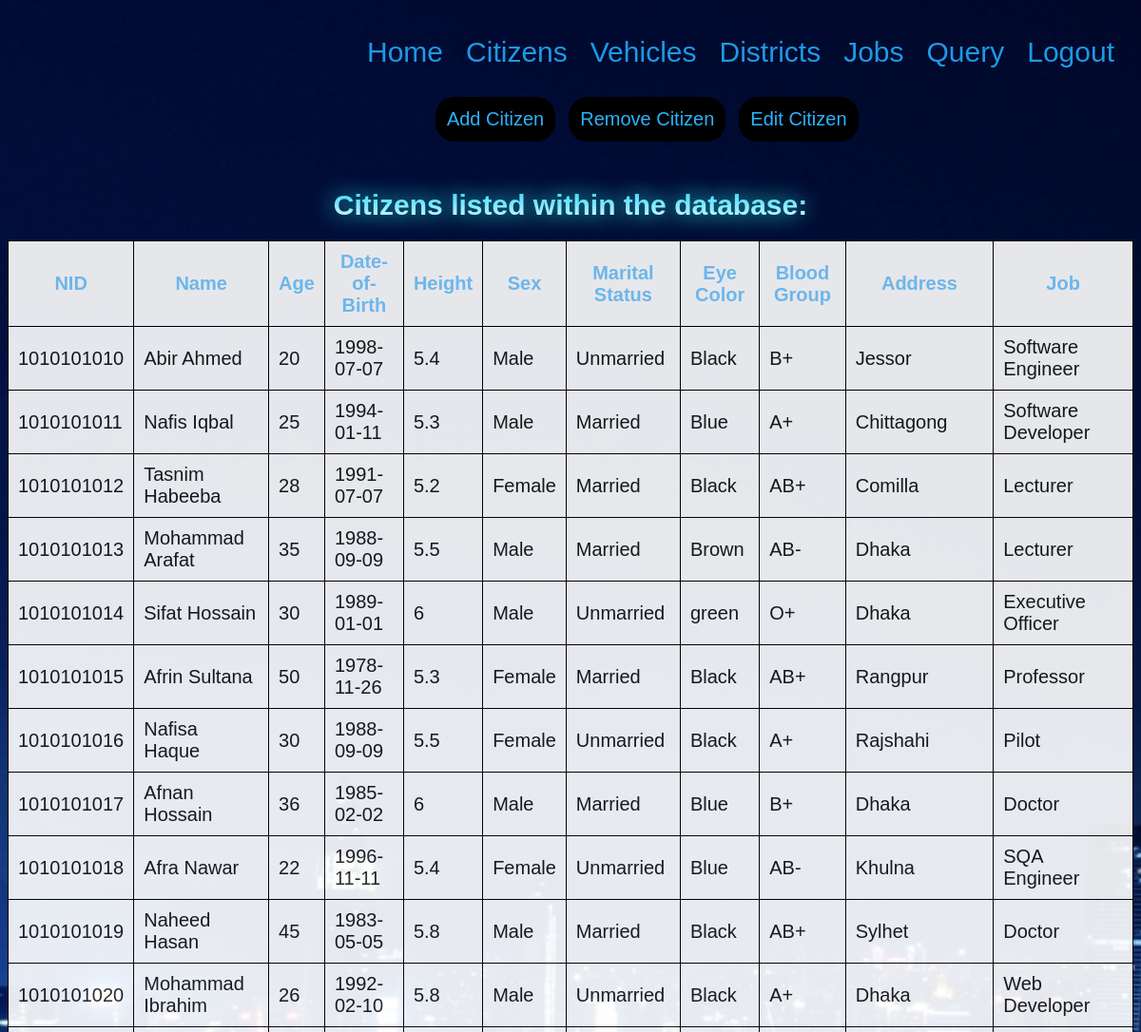
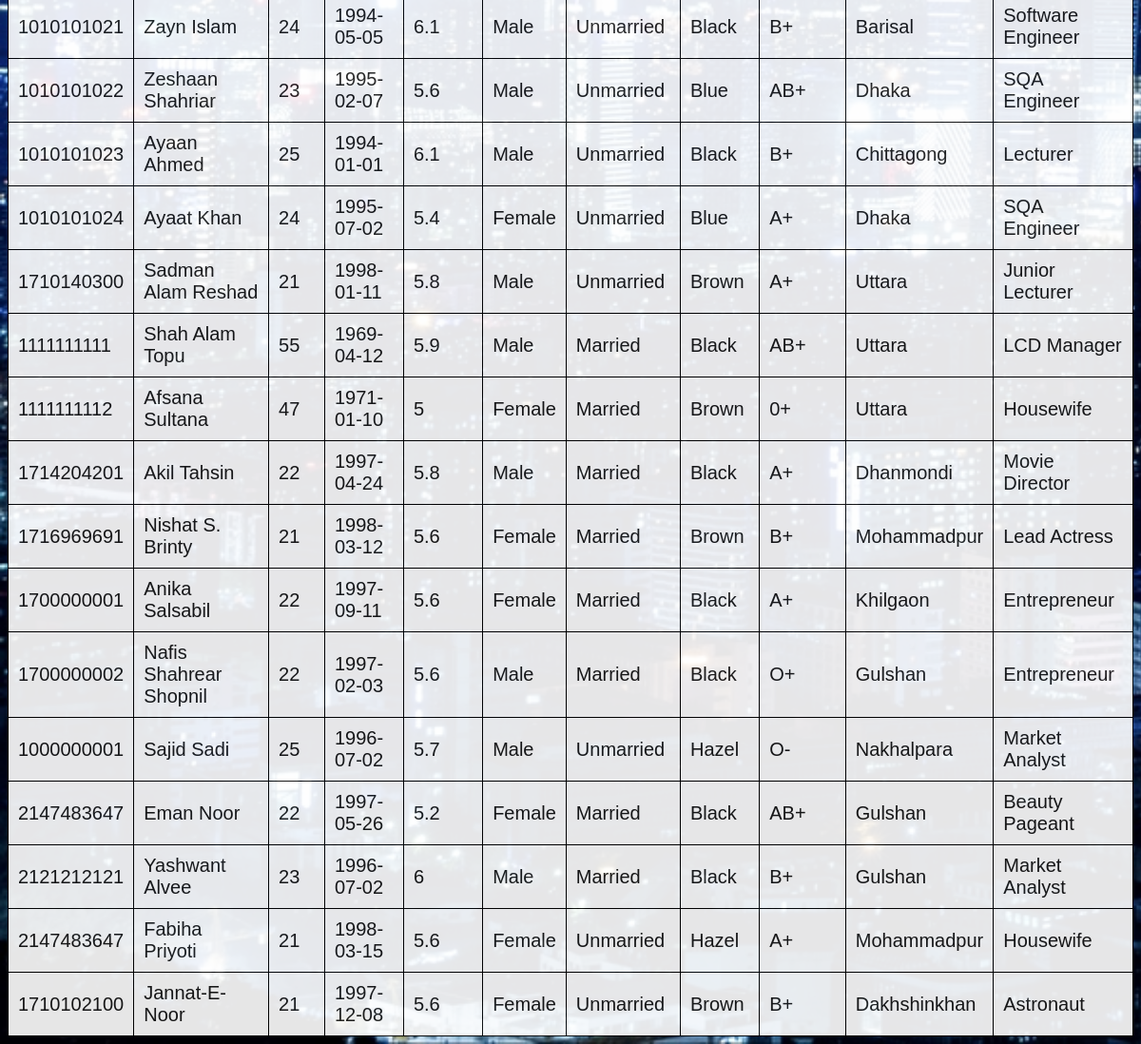
The page /ncdb/citizens.php on the database its author committed (2 pictures, top to bottom).
### tables this page shows
CREATE TABLE `citizens` (
  `id` int(10) NOT NULL,
  `name` varchar(50) NOT NULL,
  `age` int(11) NOT NULL,
  `dob` date NOT NULL,
  `height` double NOT NULL,
  `sex` varchar(10) NOT NULL,
  `ms` varchar(10) NOT NULL,
  `ecolour` varchar(15) NOT NULL,
  `bg` varchar(5) NOT NULL,
  `dname` varchar(50) NOT NULL,
  `jname` varchar(50) NOT NULL
);

### ncdb/citizens.php (the view, shortened to what this page needs)
<html lang="en">
<head>
</head>
<body>
    <ul>
        <li><a href="home.php">Home</a></li>
        <li><a href="citizens.php">Citizens</a></li>
        <li><a href="vehicles.php">Vehicles</a></li>
        <li><a href="districts.php">Districts</a></li>
        <li><a href="jobs.php">Jobs</a></li>
        <li><a href="custom.php">Query</a></li>
        <li><a href="index.php" class="burn">Logout</a></li>
    </ul>
    <button style="margin-left:38%;" class="but" onclick="window.location.href='add.php';">Add Citizen</button>
    <button class="but" onclick="window.location.href='remove.php';">Remove Citizen</button>
    <button class="but" onclick="window.location.href='edit.php';">Edit Citizen</button>
    <h1>
        Citizens listed within the database:
    </h1>
    <?php
    require_once("dbconnect.php");
    $sql = "SELECT * FROM citizens";
    $result = mysqli_query($conn,$sql);
    if(mysqli_num_rows($result)!=0){
        ?>
        <table align="center" class=tab>
        <tr style="color: rgb(107, 196, 255)">
            <th>NID</th>
            <th>Name</th>
            <th>Age</th>
            <th>Date-of-Birth</th>
            <th>Height</th>
            <th>Sex</th>
            <th>Marital Status</th>
            <th>Eye Color</th>
            <th>Blood Group</th>
            <th>Address</th>
            <th>Job</th>
        </tr>
    <?php
        while($row = mysqli_fetch_array($result)){
    ?>
        <tr>
            <td><?php echo $row[0] ?></td>
            <td><?php echo $row[1] ?></td>
            <td><?php echo $row[2] ?></td>
            <td><?php echo $row[3] ?></td>
            <td><?php echo $row[4] ?></td>
            <td><?php echo $row[5] ?></td>
            <td><?php echo $row[6] ?></td>
            <td><?php echo $row[7] ?></td>
            <td><?php echo $row[8] ?></td>
            <td><?php echo $row[9] ?></td>
            <td><?php echo $row[10] ?></td>
        </tr>
    <?php
        }
    }
    ?>
    </table>
</body>
</html>

### ncdb/citizens.php (style rules this page uses)
ul { margin:0px; padding:30px 20px; list-style-type: none; text-align: right; }
li { display: inline; margin-left:20px; font-size: 30px; }
a { color:rgb(28, 154, 228); text-decoration: none; transition: all 0.2s ease-in-out; font-family: Arial, Helvetica, sans-serif; }
body { background-image: url("welcome1.jpg"); -moz-background-size: cover; -webkit-background-size: cover; -o-background-size: cover; background-size: cover; }
h1 { color:white; text-align: center; font-size: 30px; font-family: Arial, Helvetica, sans-serif; text-shadow:0 0 25px rgb(56, 255, 255); margin-top: 50px; background: -webkit-linear-gradient(#33ccff, white); -webkit-background-clip: text; -webkit-text-fill-color: transparent; }
button { border-radius: 20px; font-size: 20px; background:black; padding: 10px; border-style: dotted; color: rgb(44, 178, 255); transition: all 0.3s ease-in-out; margin-left:10px; }
table,th,td { padding:10px; font-size: 20px; background: white; border: 1px solid black; border-collapse: collapse; font-family: Arial, Helvetica, sans-serif; transition: all 0.3s ease-in-out; opacity: 0.9; }

### rows shown on the page
citizens: id "1010101010", name "Abir Ahmed", age "20", dob "1998-07-07", height "5.4", sex "Male", ms "Unmarried", ecolour "Black", bg "B+", dname "Jessor", jname "Software Engineer"
citizens: id "1010101011", name "Nafis Iqbal", age "25", dob "1994-01-11", height "5.3", sex "Male", ms "Married", ecolour "Blue", bg "A+", dname "Chittagong", jname "Software Developer"
citizens: id "1010101012", name "Tasnim Habeeba", age "28", dob "1991-07-07", height "5.2", sex "Female", ms "Married", ecolour "Black", bg "AB+", dname "Comilla", jname "Lecturer"
citizens: id "1010101013", name "Mohammad Arafat", age "35", dob "1988-09-09", height "5.5", sex "Male", ms "Married", ecolour "Brown", bg "AB-", dname "Dhaka", jname "Lecturer"
citizens: id "1010101014", name "Sifat Hossain", age "30", dob "1989-01-01", height "6", sex "Male", ms "Unmarried", ecolour "green", bg "O+", dname "Dhaka", jname "Executive Officer"
citizens: id "1010101015", name "Afrin Sultana", age "50", dob "1978-11-26", height "5.3", sex "Female", ms "Married", ecolour "Black", bg "AB+", dname "Rangpur", jname "Professor"
citizens: id "1010101016", name "Nafisa Haque", age "30", dob "1988-09-09", height "5.5", sex "Female", ms "Unmarried", ecolour "Black", bg "A+", dname "Rajshahi", jname "Pilot"
citizens: id "1010101017", name "Afnan Hossain", age "36", dob "1985-02-02", height "6", sex "Male", ms "Married", ecolour "Blue", bg "B+", dname "Dhaka", jname "Doctor"
citizens: id "1010101018", name "Afra Nawar", age "22", dob "1996-11-11", height "5.4", sex "Female", ms "Unmarried", ecolour "Blue", bg "AB-", dname "Khulna", jname "SQA Engineer"
citizens: id "1010101019", name "Naheed Hasan", age "45", dob "1983-05-05", height "5.8", sex "Male", ms "Married", ecolour "Black", bg "AB+", dname "Sylhet", jname "Doctor"
citizens: id "1010101020", name "Mohammad Ibrahim", age "26", dob "1992-02-10", height "5.8", sex "Male", ms "Unmarried", ecolour "Black", bg "A+", dname "Dhaka", jname "Web Developer"
citizens: id "1010101021", name "Zayn Islam", age "24", dob "1994-05-05", height "6.1", sex "Male", ms "Unmarried", ecolour "Black", bg "B+", dname "Barisal", jname "Software Engineer"
citizens: id "1010101022", name "Zeshaan Shahriar", age "23", dob "1995-02-07", height "5.6", sex "Male", ms "Unmarried", ecolour "Blue", bg "AB+", dname "Dhaka", jname "SQA Engineer"
citizens: id "1010101023", name "Ayaan Ahmed", age "25", dob "1994-01-01", height "6.1", sex "Male", ms "Unmarried", ecolour "Black", bg "B+", dname "Chittagong", jname "Lecturer"
citizens: id "1010101024", name "Ayaat Khan", age "24", dob "1995-07-02", height "5.4", sex "Female", ms "Unmarried", ecolour "Blue", bg "A+", dname "Dhaka", jname "SQA Engineer"
citizens: id "1710140300", name "Sadman Alam Reshad", age "21", dob "1998-01-11", height "5.8", sex "Male", ms "Unmarried", ecolour "Brown", bg "A+", dname "Uttara", jname "Junior Lecturer"
citizens: id "1111111111", name "Shah Alam Topu", age "55", dob "1969-04-12", height "5.9", sex "Male", ms "Married", ecolour "Black", bg "AB+", dname "Uttara", jname "LCD Manager"
citizens: id "1111111112", name "Afsana Sultana", age "47", dob "1971-01-10", height "5", sex "Female", ms "Married", ecolour "Brown", bg "0+", dname "Uttara", jname "Housewife"
citizens: id "1714204201", name "Akil Tahsin", age "22", dob "1997-04-24", height "5.8", sex "Male", ms "Married", ecolour "Black", bg "A+", dname "Dhanmondi", jname "Movie Director"
citizens: id "1716969691", name "Nishat S. Brinty", age "21", dob "1998-03-12", height "5.6", sex "Female", ms "Married", ecolour "Brown", bg "B+", dname "Mohammadpur", jname "Lead Actress"
citizens: id "1700000001", name "Anika Salsabil", age "22", dob "1997-09-11", height "5.6", sex "Female", ms "Married", ecolour "Black", bg "A+", dname "Khilgaon", jname "Entrepreneur"
citizens: id "1700000002", name "Nafis Shahrear Shopnil", age "22", dob "1997-02-03", height "5.6", sex "Male", ms "Married", ecolour "Black", bg "O+", dname "Gulshan", jname "Entrepreneur"
citizens: id "1000000001", name "Sajid Sadi", age "25", dob "1996-07-02", height "5.7", sex "Male", ms "Unmarried", ecolour "Hazel", bg "O-", dname "Nakhalpara", jname "Market Analyst"
citizens: id "2147483647", name "Eman Noor", age "22", dob "1997-05-26", height "5.2", sex "Female", ms "Married", ecolour "Black", bg "AB+", dname "Gulshan", jname "Beauty Pageant"
citizens: id "2121212121", name "Yashwant Alvee", age "23", dob "1996-07-02", height "6", sex "Male", ms "Married", ecolour "Black", bg "B+", dname "Gulshan", jname "Market Analyst"
citizens: id "2147483647", name "Fabiha Priyoti", age "21", dob "1998-03-15", height "5.6", sex "Female", ms "Unmarried", ecolour "Hazel", bg "A+", dname "Mohammadpur", jname "Housewife"
citizens: id "1710102100", name "Jannat-E-Noor", age "21", dob "1997-12-08", height "5.6", sex "Female", ms "Unmarried", ecolour "Brown", bg "B+", dname "Dakhshinkhan", jname "Astronaut"
